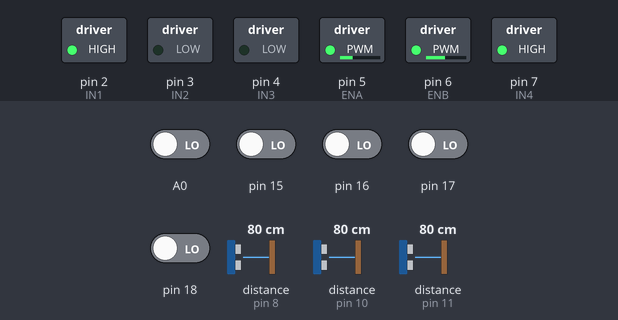
Recording of a sketch running on a simulated Arduino Uno, built with avr-gcc and run on an emulated ATmega328P. Parts: switched loads named in the sketch (green lamp = pin HIGH). The test bench sets the inputs (shaded band); at power-on: A0, pin 15–18 LOW, distance to the obstacle (sensors on pin 8, pin 10, pin 11) 80 cm. What the sketch prints to the serial monitor is not drawn.

Above: at 1.2 s.
1.3 s: A0 driven HIGH
At 2.4 s:
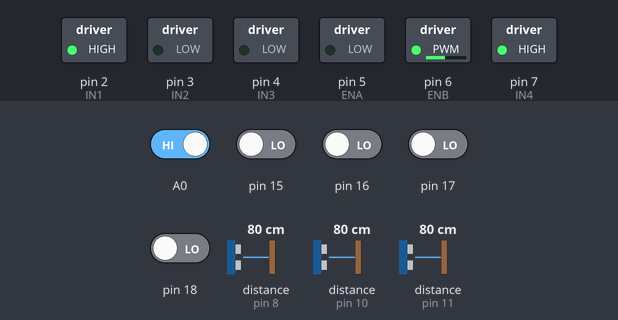
2.8 s: A0 driven LOW
At 3.2 s:
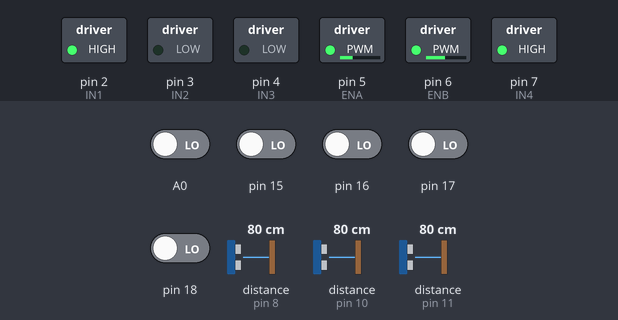
4.3 s: pin 15 driven HIGH
At 5.5 s:
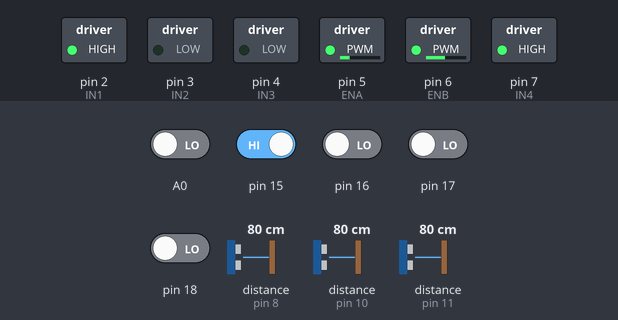
5.8 s: pin 15 driven LOW
At 7.0 s:
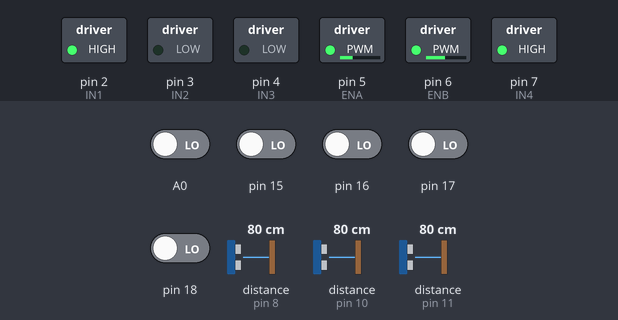
7.3 s: pin 17 driven HIGH
At 8.3 s:
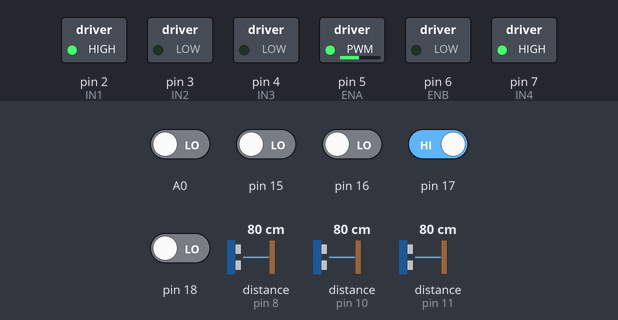
8.8 s: pin 18 driven HIGH
At 9.1 s:
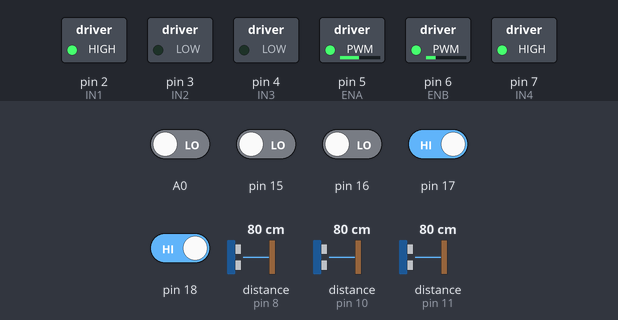
Timing chart, 0 to 11.3 s (numbered marks = the images above; inputs shaded):
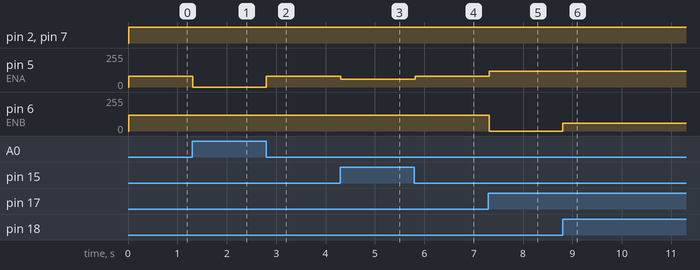

The sketch:

follow-track.ino
```cpp
#include <NewPing.h>
#define MAX_DISTANCE 150

#define IN1 2   // 1번째 모터
#define IN2 3   // 1번째 모터
#define ENA 5   // 1번째 모터  PWM제어

#define IN3 4   // 2번째 모터
#define IN4 7   // 2번째 모터
#define ENB 6   // 2번째 모터 PWM제어

#define F_Sonar  8   //정면부 초음파 센서 연결 핀
#define R_Sonar  10  //오른쪽 초음파 센서 연결 핀
#define L_Sonar  11  //왼쪽 초음파 센서 연결 핀

NewPing R_sensor(R_Sonar,R_Sonar,MAX_DISTANCE);
float R_Sonar_Distance = 0.0;
float R_Sonar_Distance_old = 0.0;
float R_Sonar_Error = 0.0;

NewPing L_sensor(L_Sonar,L_Sonar,MAX_DISTANCE);
float L_Sonar_Distance = 0.0;
float L_Sonar_Distance_old = 0.0;
float L_Sonar_Error = 0.0;

NewPing F_sensor(F_Sonar,F_Sonar,MAX_DISTANCE);
float F_Sonar_Distance = 0.0;
float F_Sonar_Distance_old = 0.0;
float F_Sonar_Error = 0.0;

int motor_diff=0;
int index;
NewPing sonar[3] =
{
  NewPing (8, 8, MAX_DISTANCE),
  NewPing (10, 10, MAX_DISTANCE),
  NewPing (11, 11, MAX_DISTANCE),

};

void motor_control(int Direction)    //방향 속도 1: 전진 2: 후진 3: 정지
{
  switch(Direction)
  {
    case 1: analogWrite(ENA, 80);
            analogWrite(ENB, 120);
            digitalWrite(IN1, HIGH); //직진
            digitalWrite(IN2, LOW);
            digitalWrite(IN3, LOW);
            digitalWrite(IN4, HIGH);
            break;

    case 2: analogWrite(ENA, 80);
            analogWrite(ENB, 120);
            digitalWrite(IN1, LOW); //좌회전
            digitalWrite(IN2, HIGH);
            digitalWrite(IN3, LOW);
            digitalWrite(IN4, HIGH);
            break;

    case 3: analogWrite(ENA, 80);
            analogWrite(ENB, 120);
            digitalWrite(IN1, HIGH); //우회전
            digitalWrite(IN2, LOW);
            digitalWrite(IN3, HIGH);
            digitalWrite(IN4, LOW);
            break;
  }
}

int line_sensor [5] = {0,0,0,0,0}; // 배열을 선언

int read_line_sensor()
{
  int i;
  int sum = 0;
  int line_index;

  for(i = 0; i < 5; i++)
  {
    line_sensor[i] = digitalRead(A0+i);
    sum += line_sensor[i];
    Serial.print(line_sensor[i]);
    Serial.print(" ");
  }
  Serial.println("");
  if(sum==0) line_index = -10;
  if(sum==1)
  {
    if(line_sensor[0]==1) line_index = -4;
    if(line_sensor[1]==1) line_index = -2;
    if(line_sensor[2]==1) line_index = 0;
    if(line_sensor[3]==1) line_index = 2;
    if(line_sensor[4]==1) line_index = 4;
  }
  if(sum==2)
  {
    if((line_sensor[0]==1) && (line_sensor[1]==1)) line_index = -3;
    if((line_sensor[1]==1) && (line_sensor[2]==1)) line_index = -1;
    if((line_sensor[2]==1) && (line_sensor[3]==1)) line_index = 1;
    if((line_sensor[3]==1) && (line_sensor[4]==1)) line_index = 3;
  }
  if(sum==5)
  {
    line_index = 10;
  }
  Serial.print(line_index);
  Serial.println("");

  return line_index;
}

void line_tracing()
{
  int index;
  index = read_line_sensor();

  switch(index)
  {
    case -10 : digitalWrite(IN1, HIGH); //직진
               digitalWrite(IN2, LOW);
               digitalWrite(IN3, LOW);
               digitalWrite(IN4, HIGH);
               analogWrite(ENA, 80);
               analogWrite(ENB, 120);
               break;

    case 0 : digitalWrite(IN1, HIGH); //직진
             digitalWrite(IN2, LOW);
             digitalWrite(IN3, LOW);
             digitalWrite(IN4, HIGH);
             analogWrite(ENA, 80);
             analogWrite(ENB, 120);
             break;

    case -4 : digitalWrite(IN1, HIGH); //좌회전
              digitalWrite(IN2, LOW);
              digitalWrite(IN3, LOW);
              digitalWrite(IN4, HIGH);
              analogWrite(ENA, 0);
              analogWrite(ENB, 120);
              break;

    case -2 : digitalWrite(IN1, HIGH); //좌회전
              digitalWrite(IN2, LOW);
              digitalWrite(IN3, LOW);
              digitalWrite(IN4, HIGH);
              analogWrite(ENA, 60);
              analogWrite(ENB, 120);
              break;

    case 2  : digitalWrite(IN1, HIGH); //우회전
              digitalWrite(IN2, LOW);
              digitalWrite(IN3, LOW);
              digitalWrite(IN4, HIGH);
              analogWrite(ENA, 120);
              analogWrite(ENB, 0);
              break;

    case 4 : digitalWrite(IN1, HIGH); //우회전
             digitalWrite(IN2, LOW);
             digitalWrite(IN3, LOW);
             digitalWrite(IN4, HIGH);
             analogWrite(ENA, 120);
             analogWrite(ENB, 60);
             break;

    case -3 : digitalWrite(IN1, HIGH); //좌회전
              digitalWrite(IN2, LOW);
              digitalWrite(IN3, LOW);
              digitalWrite(IN4, HIGH);
              analogWrite(ENA, 0);
              analogWrite(ENB, 120);
              break;

    case -1 : digitalWrite(IN1, HIGH); //좌회전
              digitalWrite(IN2, LOW);
              digitalWrite(IN3, LOW);
              digitalWrite(IN4, HIGH);
              analogWrite(ENA, 60);
              analogWrite(ENB, 120);
              break;

    case 1 : digitalWrite(IN1, HIGH); //우회전
             digitalWrite(IN2, LOW);
             digitalWrite(IN3, LOW);
             digitalWrite(IN4, HIGH);
             analogWrite(ENA, 120);
             analogWrite(ENB, 0);
             break;

    case 3 : digitalWrite(IN1, HIGH); //우회전
             digitalWrite(IN2, LOW);
             digitalWrite(IN3, LOW);
             digitalWrite(IN4, HIGH);
             analogWrite(ENA, 120);
             analogWrite(ENB, 60);
             break;
  }
}

void read_sonar_sensor(void)  //초음파 센서 값을 읽는 함수
{

 R_Sonar_Distance = sonar[1].ping_cm() * 10;
 L_Sonar_Distance = sonar[2].ping_cm() * 10;
 F_Sonar_Distance = sonar[0].ping_cm() * 10;
 if(R_Sonar_Distance == 0) R_Sonar_Distance = MAX_DISTANCE *10.0;
 if(L_Sonar_Distance == 0) L_Sonar_Distance = MAX_DISTANCE *10.0;
 if(F_Sonar_Distance == 0) F_Sonar_Distance = MAX_DISTANCE *10.0;
}

void avoid_obs()
{
  if(F_Sonar_Distance<=350)
  {
    motor_control(3);
    delay(800);
    motor_control(1);
    delay(1000);
    motor_control(2);
    delay(700);
    motor_control(1);
    delay(1200);
    motor_control(2);
    delay(750);
    while(1){
      index=read_line_sensor();
      motor_control(1);
      if(index != -10){
        motor_control(3);
        delay(250);
        break;
        }
      }
  }
}

void setup()
{
  pinMode(IN1, OUTPUT);
  pinMode(IN2, OUTPUT);
  pinMode(IN3, OUTPUT);
  pinMode(IN4, OUTPUT);
  Serial.begin(115200);
}

void loop()
{
   index=read_line_sensor();
   read_sonar_sensor();

    if(index != 0){
      line_tracing();
    }

    else{
      avoid_obs();
    }
}
```

Measured:
- after the input at 1.3 s, pin 5 (ENA): 80/255 → 0/255 at once
- after the input at 2.8 s, pin 5 (ENA): 0/255 → 80/255 at once
- after the input at 4.3 s, pin 5 (ENA): 80/255 → 60/255 at once
- after the input at 5.8 s, pin 5 (ENA): 60/255 → 80/255 at once
- after the input at 7.3 s, pin 5 (ENA): 80/255 → 120/255 at once; pin 6 (ENB): 120/255 → 0/255 at once
- after the input at 8.8 s, pin 6 (ENB): 0/255 → 60/255 at once
